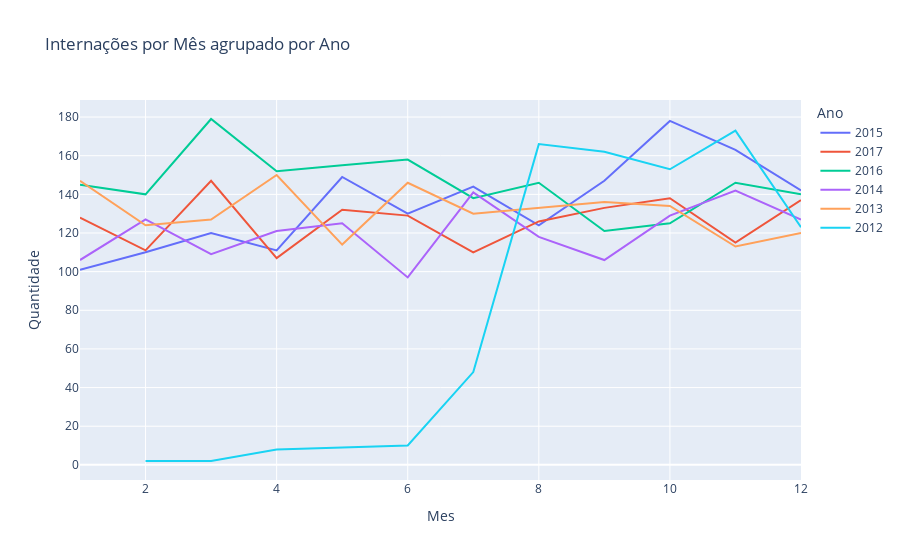

Here is the notebook cell this chart was saved with:
### Markdown cell above
Ao analisar as internações por mês dado os anos, utilizando a mesma idea de proporção, não é possível encontrar um tipo de padrão sazonal, alguns meses sobem em determinado ano, enquanto descem em outro ano.

### Code cell
px.line(ano_mes_internacao, x='Mes', y = 'Quantidade', color='Ano', title='Internações por Mês agrupado por Ano')

### Figure 1 — Plotly figure (JSON) as saved in the notebook; plotly's stock layout.template omitted (floating-point values rounded to 4 significant figures)
{"data": [{"hovertemplate": "Ano=2015<br>Mes=%{x}<br>Quantidade=%{y}<extra></extra>", "legendgroup": "2015", "line": {"color": "#636efa", "dash": "solid"}, "marker": {"symbol": "circle"}, "mode": "lines", "name": "2015", "orientation": "v", "showlegend": true, "type": "scatter", "x": [1, 2, 3, 4, 5, 6, 7, 8, 9, 10, 11, 12], "xaxis": "x", "y": [101, 110, 120, 111, 149, 130, 144, 124, 147, 178, 163, 142], "yaxis": "y"}, {"hovertemplate": "Ano=2017<br>Mes=%{x}<br>Quantidade=%{y}<extra></extra>", "legendgroup": "2017", "line": {"color": "#EF553B", "dash": "solid"}, "marker": {"symbol": "circle"}, "mode": "lines", "name": "2017", "orientation": "v", "showlegend": true, "type": "scatter", "x": [1, 2, 3, 4, 5, 6, 7, 8, 9, 10, 11, 12], "xaxis": "x", "y": [128, 111, 147, 107, 132, 129, 110, 126, 133, 138, 115, 137], "yaxis": "y"}, {"hovertemplate": "Ano=2016<br>Mes=%{x}<br>Quantidade=%{y}<extra></extra>", "legendgroup": "2016", "line": {"color": "#00cc96", "dash": "solid"}, "marker": {"symbol": "circle"}, "mode": "lines", "name": "2016", "orientation": "v", "showlegend": true, "type": "scatter", "x": [1, 2, 3, 4, 5, 6, 7, 8, 9, 10, 11, 12], "xaxis": "x", "y": [145, 140, 179, 152, 155, 158, 138, 146, 121, 125, 146, 140], "yaxis": "y"}, {"hovertemplate": "Ano=2014<br>Mes=%{x}<br>Quantidade=%{y}<extra></extra>", "legendgroup": "2014", "line": {"color": "#ab63fa", "dash": "solid"}, "marker": {"symbol": "circle"}, "mode": "lines", "name": "2014", "orientation": "v", "showlegend": true, "type": "scatter", "x": [1, 2, 3, 4, 5, 6, 7, 8, 9, 10, 11, 12], "xaxis": "x", "y": [106, 127, 109, 121, 125, 97, 141, 118, 106, 129, 142, 127], "yaxis": "y"}, {"hovertemplate": "Ano=2013<br>Mes=%{x}<br>Quantidade=%{y}<extra></extra>", "legendgroup": "2013", "line": {"color": "#FFA15A", "dash": "solid"}, "marker": {"symbol": "circle"}, "mode": "lines", "name": "2013", "orientation": "v", "showlegend": true, "type": "scatter", "x": [1, 2, 3, 4, 5, 6, 7, 8, 9, 10, 11, 12], "xaxis": "x", "y": [147, 124, 127, 150, 114, 146, 130, 133, 136, 134, 113, 120], "yaxis": "y"}, {"hovertemplate": "Ano=2012<br>Mes=%{x}<br>Quantidade=%{y}<extra></extra>", "legendgroup": "2012", "line": {"color": "#19d3f3", "dash": "solid"}, "marker": {"symbol": "circle"}, "mode": "lines", "name": "2012", "orientation": "v", "showlegend": true, "type": "scatter", "x": [2, 3, 4, 5, 6, 7, 8, 9, 10, 11, 12], "xaxis": "x", "y": [2, 2, 8, 9, 10, 48, 166, 162, 153, 173, 123], "yaxis": "y"}], "layout": {"legend": {"title": {"text": "Ano"}, "tracegroupgap": 0}, "title": {"text": "Internações por Mês agrupado por Ano"}, "xaxis": {"anchor": "y", "domain": [0, 1], "title": {"text": "Mes"}}, "yaxis": {"anchor": "x", "domain": [0, 1], "title": {"text": "Quantidade"}}}}
